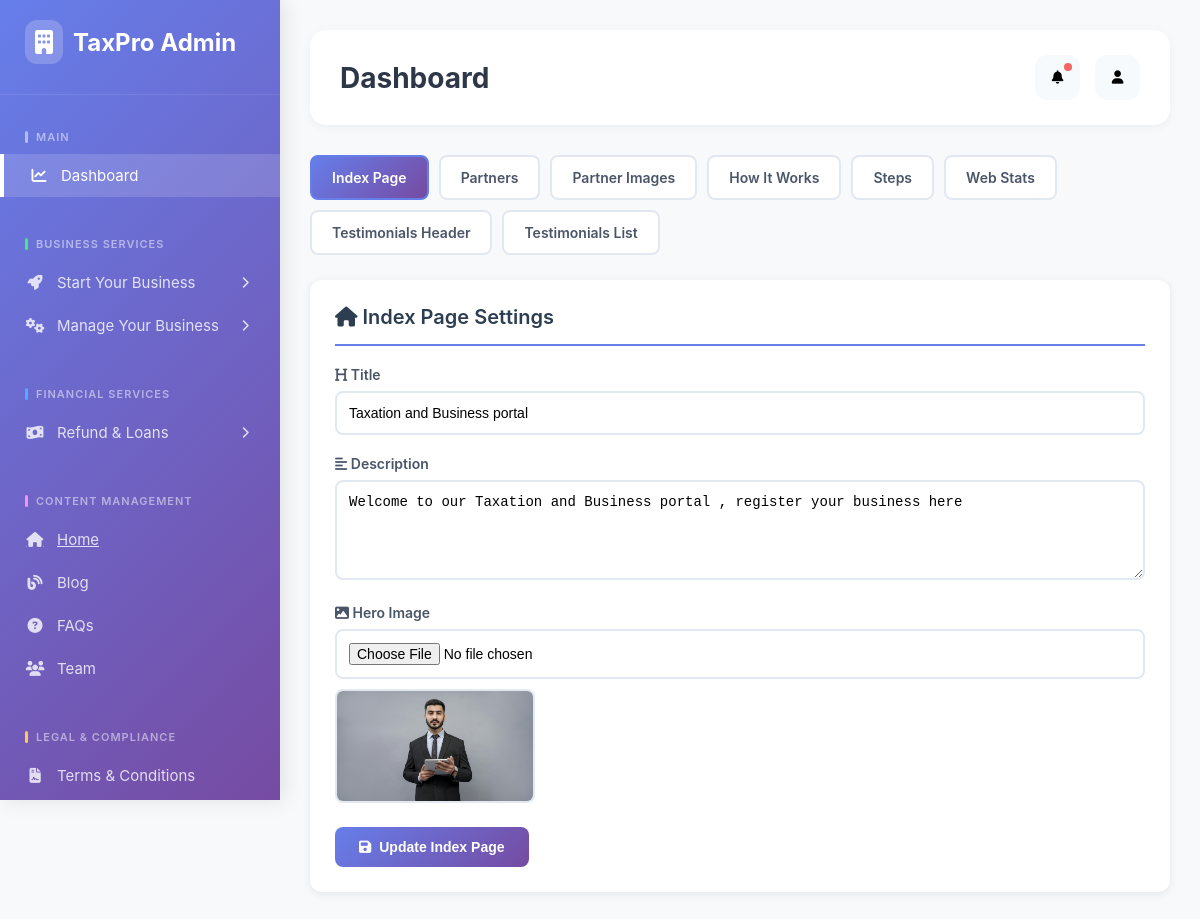
Screenshot of /dashboard/admin-dashboard/ (signed in) with the database file from the repository.
### main/models.py (models this page shows, shortened)
class IndexPage(models.Model):
    title=models.CharField(max_length=200)
    description=models.TextField()
    image=models.ImageField(upload_to='index_images/')
    created_at=models.DateTimeField(auto_now_add=True)
    updated_at=models.DateTimeField(auto_now=True)

### dashboard/views.py (the view)
# urls.py: path('admin-dashboard/', views.admin_dashboard, name='admin_dashboard'),
@login_required
def admin_dashboard(request):
    context = {
        'index': IndexPage.objects.last(),
        'index_partners': IndexPartner.objects.last(),
        'index_partner_images': IndexPartnerImages.objects.all(),
        'index_howitworks': IndexHowitWorks.objects.last(),
        'index_howitworks_obj': IndexHowitWorksObj.objects.all(),
        'index_webstats': IndexWebStats.objects.last(),
        'index_testimonials': WhatOurCustomersSay.objects.last(),  # Changed
        'index_testimonial_obj': WhatOurCustomersSayObj.objects.all(),  # Changed
    }
    return render(request, 'dashboard/admin_home/home.html', context)

### templates/dashboard/admin_home/home.html (shortened to what this page needs)
{% extends 'dashboard/admin_base/admin_base.html' %}
{% block content %}
<div class="tabs">
    <div class="tab active" onclick="showSection('indexPage')">Index Page</div>
    <div class="tab" onclick="showSection('partners')">Partners</div>
    <div class="tab" onclick="showSection('partnerImages')">Partner Images</div>
    <div class="tab" onclick="showSection('howitworks')">How It Works</div>
    <div class="tab" onclick="showSection('howitworksSteps')">Steps</div>
    <div class="tab" onclick="showSection('webstats')">Web Stats</div>
    <div class="tab" onclick="showSection('testimonials')">Testimonials Header</div>
    <div class="tab" onclick="showSection('testimonialList')">Testimonials List</div>
</div>
<div class="content-section active" id="indexPage">
    <div class="card">
        <h3><i class="fas fa-home"></i> Index Page Settings</h3>
        <form method="POST" enctype="multipart/form-data" action="{% url 'dashboard:update_index_page' %}?section=indexPage">
            <div class="form-group">
                <label><i class="fas fa-heading"></i> Title</label>
                <input type="text" name="title" value="{{ index.title }}" required>
            </div>
            <div class="form-group">
                <label><i class="fas fa-align-left"></i> Description</label>
                <textarea name="description" required>{{ index.description }}</textarea>
            </div>
            <div class="form-group">
                <label><i class="fas fa-image"></i> Hero Image</label>
                <input type="file" name="image" accept="image/*">
                {% if index.image %}
                <img src="{{ index.image.url }}" class="image-preview" alt="Current Image">
                {% endif %}
            </div>
            <button type="submit" class="btn btn-primary">
                <i class="fas fa-save"></i> Update Index Page
            </button>
        </form>
    </div>
</div>
{% endblock %}

### templates/dashboard/admin_base/admin_base.html (style rules this page uses)
* { margin: 0; padding: 0; box-sizing: border-box; }
body { font-family: 'Inter', -apple-system, BlinkMacSystemFont, 'Segoe UI', Roboto, sans-serif; background: #f8f9fa; overflow-x: hidden; }

### templates/dashboard/admin_home/home.html (style rules this page uses)
.content-section { display: none; }
.content-section.active { display: block; }
.card { background: white; padding: 25px; border-radius: 12px; margin-bottom: 20px; box-shadow: 0 2px 8px rgba(0,0,0,0.08); }
.card h3 { margin-bottom: 20px; color: #2c3e50; padding-bottom: 15px; border-bottom: 2px solid #667eea; font-size: 20px; font-weight: 600; }
.form-group { margin-bottom: 20px; }
.form-group label { display: block; margin-bottom: 8px; font-weight: 600; color: #4a5568; font-size: 14px; }
.form-group input, .form-group textarea { width: 100%; padding: 12px; border: 2px solid #e2e8f0; border-radius: 8px; font-size: 14px; transition: all 0.3s; }
.form-group textarea { min-height: 100px; resize: vertical; }
.btn { padding: 12px 24px; border: none; border-radius: 8px; cursor: pointer; font-size: 14px; font-weight: 600; transition: all 0.3s; margin-right: 10px; display: inline-flex; align-items: center; gap: 8px; }
.btn-primary { background: linear-gradient(135deg, #667eea 0%, #764ba2 100%); color: white; }
.image-preview { max-width: 200px; max-height: 200px; margin-top: 10px; border-radius: 8px; border: 2px solid #e2e8f0; }
.tabs { display: flex; gap: 10px; margin-bottom: 25px; flex-wrap: wrap; }
.tab { padding: 12px 20px; background: white; border: 2px solid #e2e8f0; border-radius: 8px; cursor: pointer; transition: all 0.3s; font-weight: 600; font-size: 14px; color: #4a5568; }
.tab.active { background: linear-gradient(135deg, #667eea 0%, #764ba2 100%); color: white; border-color: #667eea; }

### rows the page displays
IndexPage: title "Taxation and Business portal", description "Welcome to our Taxation and Business portal , register your business here", image (picture)
